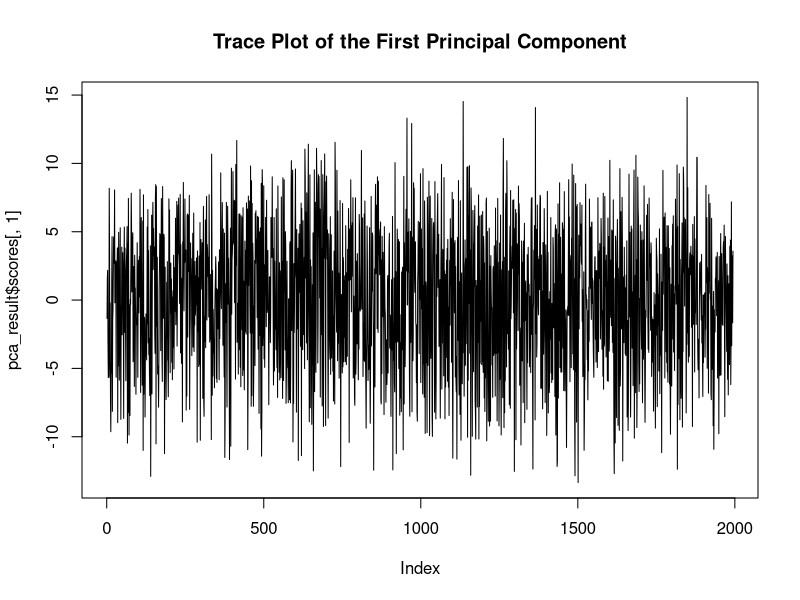
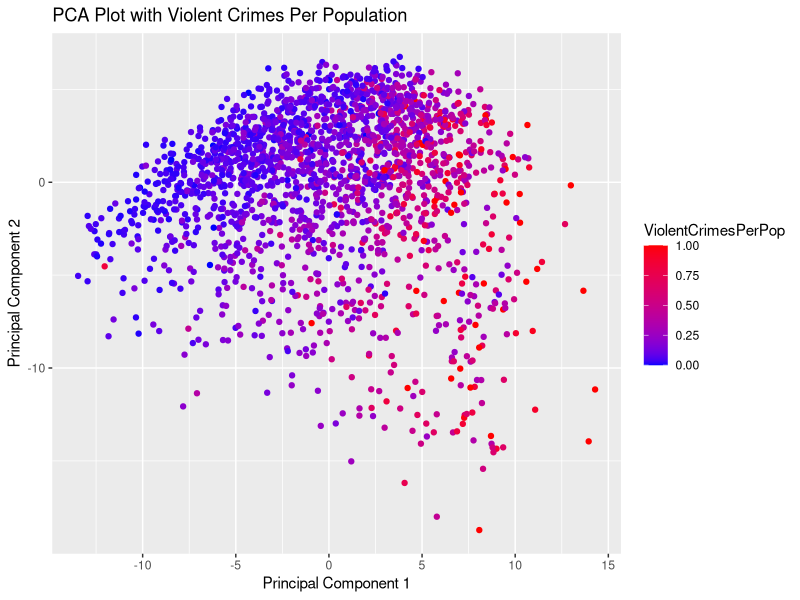
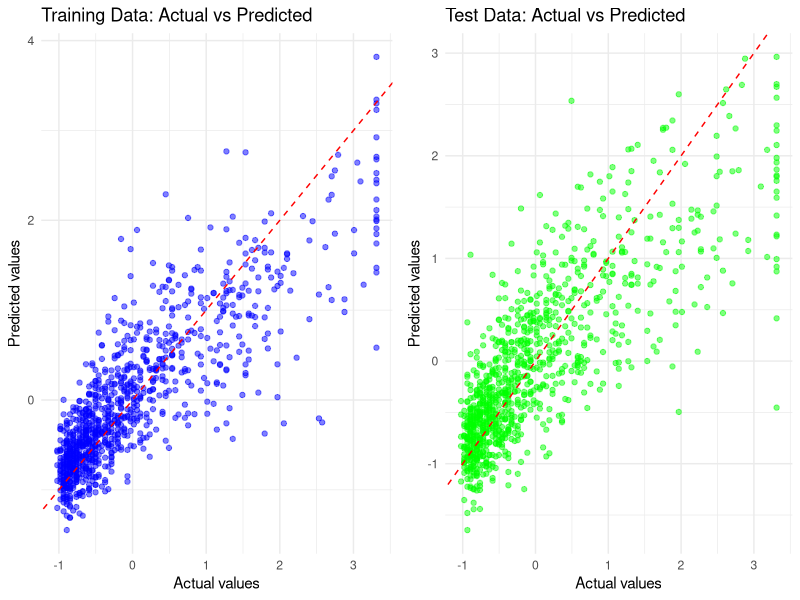
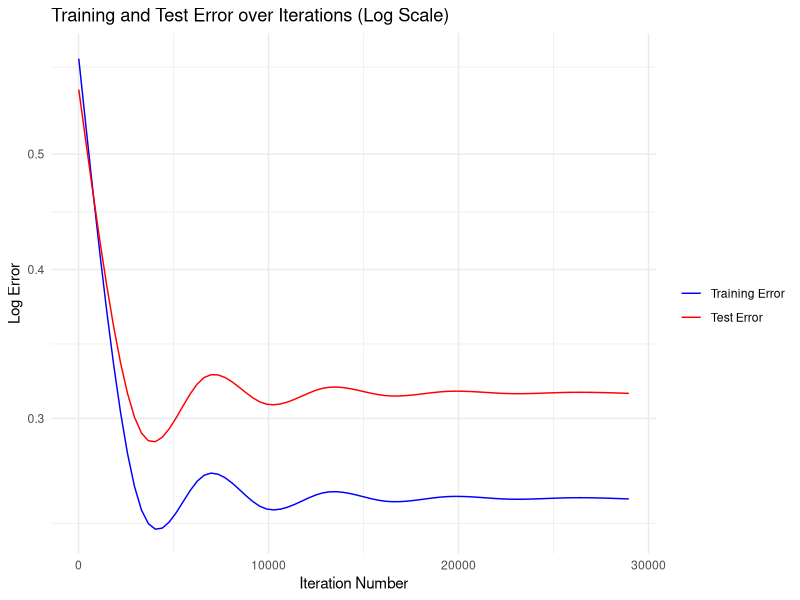

The R source for these figures, in order: (Note: a time limit stopped this script after it produced the figures.)
##########Task 1###########
data = read.csv("communities.csv", header = TRUE)
data_scaled = scale(data)
# data_scaled[, names(data_scaled) != "ViolentCrimePerPop"] <- scale(data[, names(data) != "ViolentCrimesPerPop"])
performPCA <- function(data, exclude_column) {
    # Scale the variables except the specified column
    data_scaled <- data
    data_scaled[, names(data_scaled) != exclude_column] <- scale(data[, names(data) != exclude_column])

    # Compute the covariance matrix of the scaled data
    cov_matrix <- cov(data_scaled[, names(data_scaled) != exclude_column])

    # Compute eigenvalues and eigenvectors
    eigen_results <- eigen(cov_matrix)

    # Principal components
    principal_components <- eigen_results$vectors

    # Variance explained by each component
    variance_explained <- eigen_results$values / sum(eigen_results$values)

    # Determine the number of components for 95% variance
    cumulative_variance <- cumsum(variance_explained)
    components_for_95 <- which(cumulative_variance >= 0.95)[1]

    # Proportion of variation explained by the first two components
    first_two_components_variance <- variance_explained[1:2]

    # Results
    list(
        principal_components = principal_components,
        components_for_95_percent_variance = components_for_95,
        variance_explained_by_first_two = first_two_components_variance
    )
}

result <- performPCA(data, "ViolentCrimesPerPop")
result$components_for_95_percent_variance
result$variance_explained_by_first_two


##########Task 2###########
if(!require("MASS")) install.packages("MASS")
library(MASS)

pca_result <- princomp(data, cor = TRUE, scores = TRUE)
# Trace plot for the first principal component
plot(pca_result$scores[, 1], type = "l", main = "Trace Plot of the First Principal Component")

# Identifying the features contributing most to the first principal component
loadings_first_component <- abs(pca_result$loadings[, 1])
top_5_features <- sort(loadings_first_component, decreasing = TRUE)[1:5]

# Print the top 5 features
print(top_5_features)


# Install and load necessary packages
if (!require("ggplot2")) install.packages("ggplot2")
library(ggplot2)

# Perform PCA using princomp() - make sure to exclude the ViolentCrimesPerPop variable from scaling
pca_result <- princomp(data[-which(names(data) == "ViolentCrimesPerPop")], cor = TRUE, scores = TRUE)

# Create a data frame for ggplot
plot_data <- data.frame(PC1 = pca_result$scores[, 1],
                        PC2 = pca_result$scores[, 2],
                        ViolentCrimesPerPop = data$ViolentCrimesPerPop)

# Plot using ggplot2
ggplot(plot_data, aes(x = PC1, y = PC2, color = ViolentCrimesPerPop)) +
    geom_point() +
    labs(title = "PCA Plot with Violent Crimes Per Population",
         x = "Principal Component 1",
         y = "Principal Component 2") +
    scale_color_gradient(low = "blue", high = "red") # color gradient from low to high values


##########Task 3###########
# Load necessary libraries
if (!require("caret")) install.packages("caret")
library(caret)

# Assuming your data is stored in a data frame called 'data'
set.seed(12345) # For reproducibility
indexes <- createDataPartition(data$ViolentCrimesPerPop, p = 0.5, list = FALSE)
train_data <- data[indexes, ]
test_data <- data[-indexes, ]

# Scale the data
preproc <- preProcess(train_data[, -which(names(train_data) == "ViolentCrimesPerPop")], method = c("center", "scale"))
train_data_scaled <- predict(preproc, train_data)
test_data_scaled <- predict(preproc, test_data)

# Scaling the response variable
train_response_mean <- mean(train_data$ViolentCrimesPerPop)
train_response_sd <- sd(train_data$ViolentCrimesPerPop)
train_data_scaled$ViolentCrimesPerPop <- (train_data$ViolentCrimesPerPop - train_response_mean) / train_response_sd
test_data_scaled$ViolentCrimesPerPop <- (test_data$ViolentCrimesPerPop - train_response_mean) / train_response_sd

# Fit linear regression model
lm_model <- lm(ViolentCrimesPerPop ~ ., data = train_data_scaled)

# Make predictions
train_predictions <- predict(lm_model, train_data_scaled)
test_predictions <- predict(lm_model, test_data_scaled)

# Compute MSE
train_mse <- mean((train_data_scaled$ViolentCrimesPerPop - train_predictions)^2)
test_mse <- mean((test_data_scaled$ViolentCrimesPerPop - test_predictions)^2)

# Output the errors
list(train_mse = train_mse, test_mse = test_mse)

plot_train_data <- data.frame(Actual = train_data_scaled$ViolentCrimesPerPop, Predicted = train_predictions)
plot_test_data <- data.frame(Actual = test_data_scaled$ViolentCrimesPerPop, Predicted = test_predictions)

# Plot for training data
p1 <- ggplot(plot_train_data, aes(x = Actual, y = Predicted)) +
    geom_point(color = 'blue', alpha = 0.5) +
    geom_abline(intercept = 0, slope = 1, color = 'red', linetype = "dashed") +
    labs(title = "Training Data: Actual vs Predicted",
         x = "Actual values",
         y = "Predicted values") +
    theme_minimal()

# Plot for test data
p2 <- ggplot(plot_test_data, aes(x = Actual, y = Predicted)) +
    geom_point(color = 'green', alpha = 0.5) +
    geom_abline(intercept = 0, slope = 1, color = 'red', linetype = "dashed") +
    labs(title = "Test Data: Actual vs Predicted",
         x = "Actual values",
         y = "Predicted values") +
    theme_minimal()

# Arrange the plots into one figure
library(gridExtra)
grid.arrange(p1, p2, ncol = 2)



##############Task 4###############

# Global variables to store the training and test errors
train_errors <<- numeric(0)
test_errors <<- numeric(0)
theta_history <<- list()
# Define the cost function for linear regression without intercept
cost_function <- function(theta, X, y) {
  predictions <- X %*% theta
  mse <- mean((predictions - y) ^ 2)
  return(mse)
}

# Wrapper function to update errors at each iteration
cost_function_with_errors <- function(theta) {

  theta_history <<- c(theta_history, list(theta))
  # Calculate the training MSE using the provided parameters
  train_mse <- cost_function(theta, X_train, y_train)
  
  # Append the training error to the global train_errors variable
  train_errors <<- c(train_errors, train_mse)
  
  # Calculate the test MSE using the provided parameters
  test_predictions <- X_test %*% theta
  test_mse <- mean((test_predictions - y_test) ^ 2)
  
  # Append the test error to the global test_errors variable
  test_errors <<- c(test_errors, test_mse)
  
  return(train_mse)
}

# Prepare the data
X_train <- as.matrix(train_data_scaled[, -which(names(train_data_scaled) == "ViolentCrimesPerPop")])
y_train <- train_data_scaled$ViolentCrimesPerPop
X_test <- as.matrix(test_data_scaled[, -which(names(test_data_scaled) == "ViolentCrimesPerPop")])
y_test <- test_data_scaled$ViolentCrimesPerPop

# Run the optimization using the wrapper function
optim_results <- optim(
  par = rep(0, ncol(X_train)), # Initial parameters set to zero
  fn = cost_function_with_errors, # Use the wrapper function
  method = "BFGS",
  control = list(maxit = 1000, REPORT = 1) # Report progress at every iteration
)

# Create a data frame for plotting errors
iterations <- 1:length(train_errors)  # Number of iterations tracked
plot_data <- data.frame(
  Iteration = iterations,
  TrainError = train_errors,
  TestError = test_errors
)

# Skip the first few iterations if they have extreme values
plot_data_filtered <- plot_data[-(1:10), ]  

# Apply a logarithmic transformation to the errors
plot_data_filtered$TrainError <- log(plot_data_filtered$TrainError + 1)  # Adding 1 to avoid log(0)
plot_data_filtered$TestError <- log(plot_data_filtered$TestError + 1)

# Generate the plot with a logarithmic scale and smoothed lines
ggplot(plot_data_filtered, aes(x = Iteration)) +
  geom_line(aes(y = TrainError, color = "Training Error"), stat = "smooth") +
  geom_line(aes(y = TestError, color = "Test Error"), stat = "smooth") +
  scale_y_log10(labels = scales::comma) +  # Logarithmic scale
  labs(title = "Training and Test Error over Iterations (Log Scale)",
       x = "Iteration Number",
       y = "Log Error") +
  scale_color_manual("", 
                     breaks = c("Training Error", "Test Error"),
                     values = c("Training Error" = "blue", "Test Error" = "red")) +
  theme_minimal()
  
find_early_stopping_point <- function(test_errors) {
  stop_point <- which.min(test_errors)
  return(stop_point)
}
# Run the optimization using the wrapper function
optim_results <- optim(
  par = rep(0, ncol(X_train)),
  fn = cost_function_with_errors,
  method = "BFGS",
  control = list(maxit = 1000, REPORT = 1)
)

# Find the early stopping iteration
early_stop_iteration <- find_early_stopping_point(test_errors)

# Use the optimal model parameters
optimal_theta <- theta_history[[early_stop_iteration]]

# Compute the train and test losses with the optimal model
optimal_train_loss <- cost_function(optimal_theta, X_train, y_train)
optimal_test_loss <- cost_function(optimal_theta, X_test, y_test)

# Print the results
cat("Early Stopping at Iteration:", early_stop_iteration, "\n")
cat("Optimal Train Loss:", optimal_train_loss, "\n")
cat("Optimal Test Loss:", optimal_test_loss, "\n")
